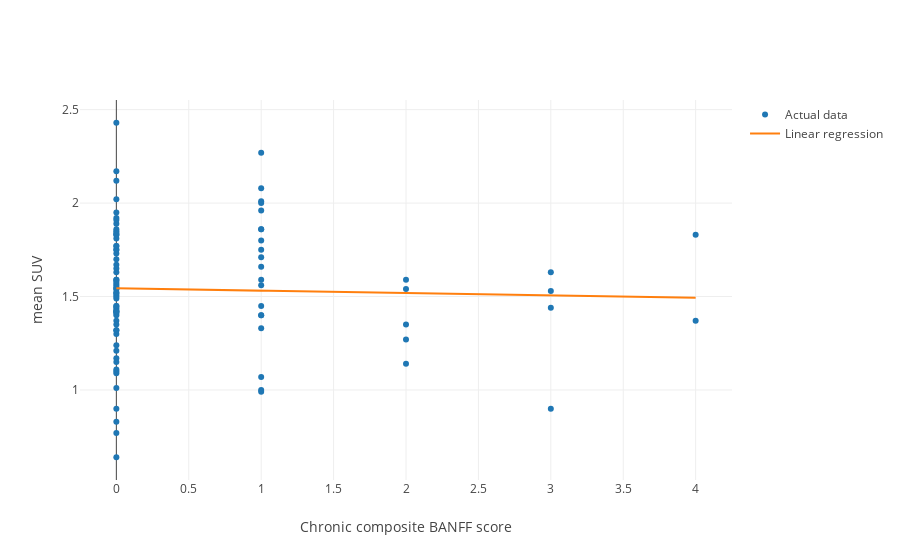

The cell this chart's notebook holds for it:
### Code cell
trace_3 = [
    go.Scatter(x=data['Lésions chronique'], y=data['SUV_Obs1'], mode = 'markers', name='Actual data'),
    go.Scatter(x=data['Lésions chronique'], y=intercept_3 + slope_3*data['Lésions chronique'], name='Linear regression'),
]
layout_3 = go.Layout(xaxis={'title': 'Chronic composite BANFF score'}, yaxis={'title': 'mean SUV'})
iplot(go.Figure(data=trace_3, layout=layout_3))
